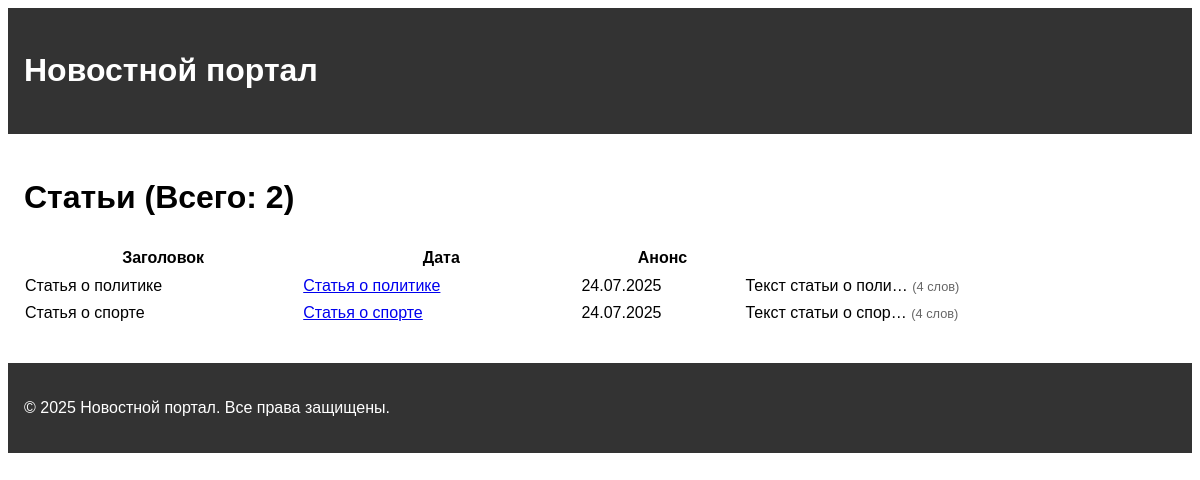
The page /news/articles/ on the database its author committed.
### news/models.py (models this page shows, shortened)
class Post(models.Model):
    ARTICLE = 'AR'
    NEWS = 'NW'
    POST_TYPES = [
        (ARTICLE, 'Статья'),
        (NEWS, 'Новость'),
    ]
    author = models.ForeignKey(Author, on_delete=models.CASCADE)
    post_type = models.CharField(max_length=2, choices=POST_TYPES)
    created_at = models.DateTimeField(auto_now_add=True)
    categories = models.ManyToManyField(Category, through='PostCategory')
    title = models.CharField(max_length=200)
    text = models.TextField()
    rating = models.IntegerField(default=0)

### news/views.py (the view)
# urls.py: path('articles/', ArticleList.as_view(), name='article_list'),
class ArticleList(ListView):
    model = Post
    template_name = 'news/article_list.html'
    context_object_name = 'posts'
    ordering = ['-created_at']
    queryset = Post.objects.filter(post_type='AR')

### news/templatetags/custom_filters.py (called while the page is built)
@register.filter
def censor(value):
    forbidden_words = ['редиска', 'нехороший', 'плохой']  # Запрещённые слова
    if not isinstance(value, str):
        return value
    for word in forbidden_words:   # Заменяем все буквы, кроме первой, на *
        if word in value.lower():
            censored = word[0] + '*' * (len(word) - 1)
            value = value.replace(word, censored)
    return value

### news/templates/news/article_list.html (shortened to what this page needs)
{% extends 'base.html' %}
{% load custom_filters %}
{% block content %}
<h1>Статьи (Всего: {{ posts|length }})</h1>
<table class="article-table">
    <thead>
        <tr>
            <th>Заголовок</th>
            <th>Дата</th>
            <th>Анонс</th>
        </tr>
    </thead>
    <tbody>
        {% for item in posts %}
        <tr>
            <td>{{ item.title|censor }}</td>
            <td><a href="{% url 'article_detail' item.pk %}">{{ item.title }}</a></td>
            <td class="date">{{ item.created_at|date:"d.m.Y" }}</td>
            <td class="preview">
                {{ item.text|truncatechars:20|censor }}
                <small>({{ item.text|wordcount }} слов)</small>
            </td>
        </tr>
        {% endfor %}
    </tbody>
</table>
{% endblock %}

### templates/base.html (style rules this page uses)
body { font-family: Arial, sans-serif; line-height: 1.6; }

### news/templates/news/article_list.html (style rules this page uses)
.article-table { width: 100%; border-collapse: collapse; margin: 20px 0; }
.date { white-space: nowrap; }
.preview { max-width: 500px; }
small { color: #666; font-size: 0.8em; }

### rows shown on the page
Post: title|censor "Статья о политике", title "Статья о политике", created_at "24.07.2025", text|censor "Текст статьи о поли…", text "4"
Post: title|censor "Статья о спорте", title "Статья о спорте", created_at "24.07.2025", text|censor "Текст статьи о спор…", text "4"

### other values the page prints
{{ posts|length }} "2"
